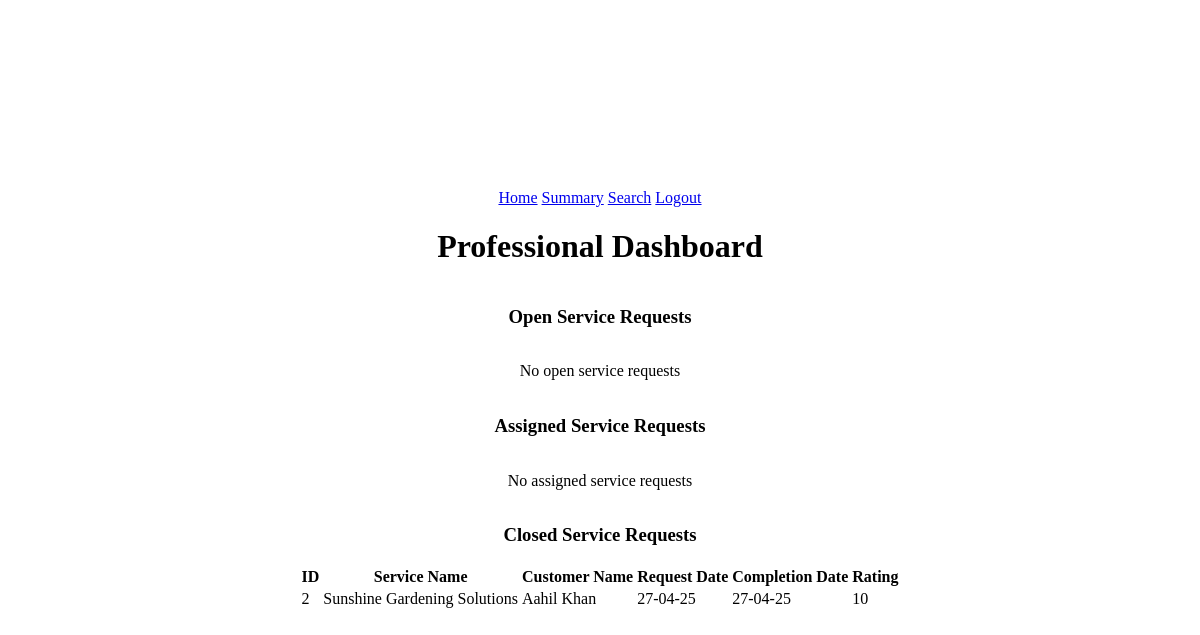
The page /professional_dashboard/5 on the database its author committed.
### application/models.py (models this page shows)
class ServiceRequest(db.Model):
    __tablename__ = 'Services_requests'
    id = db.Column(db.Integer, primary_key=True, autoincrement=True)
    service_id = db.Column(db.Integer, db.ForeignKey('Services.id'), nullable=False)
    customer_id = db.Column(db.Integer, db.ForeignKey('Users.id'), nullable=True)
    professional_id = db.Column(db.Integer, db.ForeignKey('Users.id'), nullable=True)
    professional_name = db.Column(db.String, nullable=True)
    date_of_request = db.Column(db.String, nullable=True)
    date_of_completion = db.Column(db.String, nullable=True)
    status = db.Column(db.String, default='requested')
    remarks = db.Column(db.String, nullable=True)
    rating = db.Column(db.Integer, nullable=True)
    __table_args__ = (
    db.CheckConstraint("status IN ('requested', 'assigned', 'closed')"),
    )

### app.py (the view)
@app.route("/professional_dashboard/<int:id>", methods=["GET", "POST"])
def professional_dashboard(id):
    user = User.query.filter_by(id=id).first()
    if user is None or user.role != "professional":
        return redirect("/login")
    open_service_requests = ServiceRequest.query.filter_by(status="requested").filter_by(professional_id=id).all()
    for request in open_service_requests:
        request.customer_name = User.query.filter_by(id=request.customer_id).first().name
        request.service_name = Service.query.filter_by(id=request.service_id).first().name
    assigned_service_requests = ServiceRequest.query.filter_by(status="assigned").filter_by(professional_id=id).all()
    for request in assigned_service_requests:
        request.customer_name = User.query.filter_by(id=request.customer_id).first().name
        request.service_name = Service.query.filter_by(id=request.service_id).first().name
    closed_service_requests = ServiceRequest.query.filter_by(status="closed").filter_by(professional_id=id).all()
    for request in closed_service_requests:
        request.customer_name = User.query.filter_by(id=request.customer_id).first().name
        request.service_name = Service.query.filter_by(id=request.service_id).first().name
    return render_template("professional_dashboard.html", user=user, open_service_requests=open_service_requests , assigned_service_requests=assigned_service_requests , closed_service_requests=closed_service_requests)

### templates/professional_dashboard.html (shortened to what this page needs)
<!DOCTYPE html>
<html lang="en">
<head>
    <link rel="stylesheet" href="/static/styles.css">
</head>
<body>
    <nav>
        <a href="/professional_dashboard/{{user.id}}">Home</a>
        <a href="/professional_dashboard/summary/{{user.id}}">Summary</a>
        <a href="/professional_dashboard/search/{{user.id}}">Search</a>
        <a href="/login">Logout</a>
    </nav>
    {% if user.approval_status == "waiting" %}
        <h1>Please wait for approval</h1>
    {% elif user.approval_status == "rejected" %}
        <h1>Sorry, your profile has been rejected</h1>
    {% else %}
        <h1>Professional Dashboard</h1>
        <h3>Open Service Requests</h3>
        {% if open_service_requests %}
        <table>
            <thead>
                <tr>
                    <th>ID</th>
                    <th>Service Name</th>
                    <th>Customer Name</th>
                    <th>Request Date</th>
                    <th>Action</th>
                </tr>
            </thead>
            <tbody>
                {% for request in open_service_requests %}
                <tr>
                    <td>{{ request.id }}</td>
                    <td>{{ request.service_name }}</td>
                    <td>{{ request.customer_name }}</td>
                    <td>{{ request.date_of_request }}</td>
                    <td>
                        <button onclick="
                            fetch('/api/service_request/accept/{{ request.id }}' , {
                                method: 'PUT'
                            }).then(() => window.location.reload())
                        ">Accept</button> /
                        <button onclick="
                            fetch('/api/service_request/reject/{{ request.id }}' , {
                                method: 'PUT'
                            }).then(() => window.location.reload())
                        ">Reject</button>
                    </td>
                </tr>
                {% endfor %}
            </tbody>
        </table>
        {% else %}
        <p>No open service requests</p>
        {% endif %}
        <h3>Assigned Service Requests</h3>
        {% if assigned_service_requests %}
        <table>
            <thead>
                <tr>
                    <th>ID</th>
                    <th>Service Name</th>
                    <th>Customer Name</th>
                    <th>Request Date</th>
                    <th>Action</th>
                </tr>
            </thead>
            <tbody>
                {% for request in assigned_service_requests %}
                <tr>
                    <td>{{ request.id }}</td>
                    <td>{{ request.service_name }}</td>
                    <td>{{ request.customer_name }}</td>
                    <td>{{ request.date_of_request }}</td>
                    <td>
                        <button onclick="
                            fetch('/api/service_request/close/{{ request.id }}' , {
                                method: 'PUT'
                            }).then(() => window.location.reload())
                        ">Close</button>
                    </td>
                </tr>
                {% endfor %}
            </tbody>
        </table>
        {% else %}
        <p>No assigned service requests</p>
        {% endif %}
        <h3>Closed Service Requests</h3>
        {% if closed_service_requests %}
        <table>
            <thead>
                <tr>
                    <th>ID</th>
                    <th>Service Name</th>
                    <th>Customer Name</th>
                    <th>Request Date</th>
                    <th>Completion Date</th>
                    <th>Rating</th>
                </tr>
            </thead>
            <tbody>
                {% for request in closed_service_requests %}
                <tr>
                    <td>{{ request.id }}</td>
                    <td>{{ request.service_name }}</td>
                    <td>{{ request.customer_name }}</td>
                    <td>{{ request.date_of_request }}</td>
                    <td>{{ request.date_of_completion }}</td>
                    <td>{{ request.rating }}</td>
                </tr>
                {% endfor %}
            </tbody>
        </table>
        {% else %}
        <p>No closed service requests</p>
        {% endif %}
    {% endif %}
</body>
</html>

### static/styles.css (style rules this page uses)
body { margin: 0; display: flex; min-height: 100vh; flex-direction: column; justify-content: center; align-items: center; }

### rows shown on the page
ServiceRequest: id "2", service_name "Sunshine Gardening Solutions", customer_name "Aahil Khan", date_of_request "27-04-25", date_of_completion "27-04-25", rating "10"
